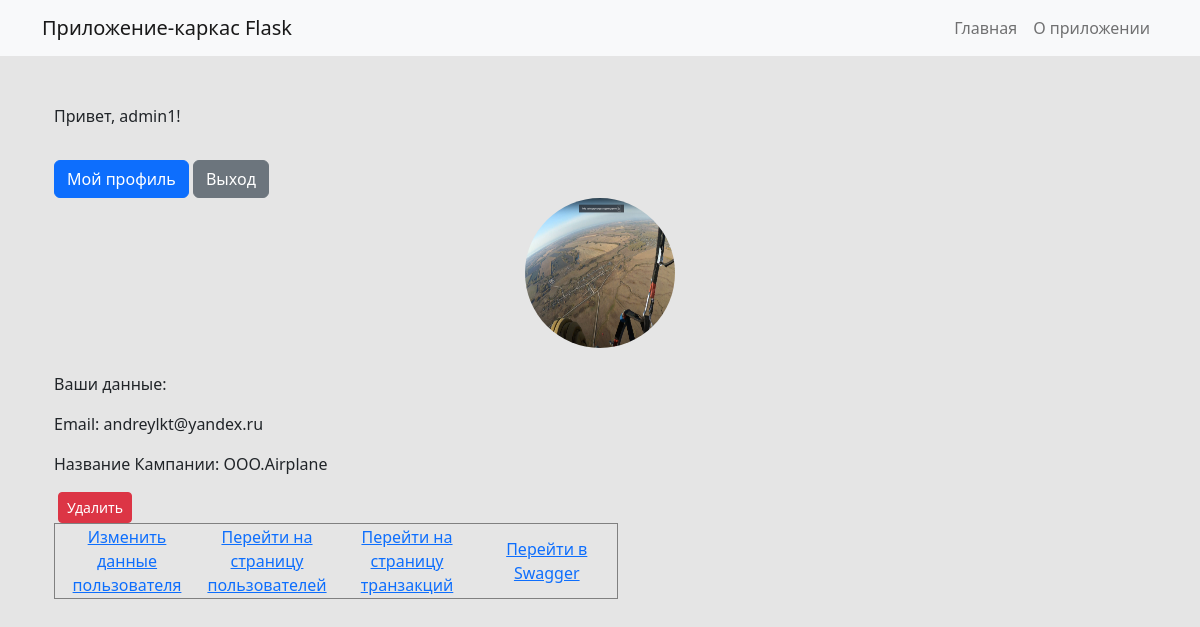
The page /profile (signed in) on the database its author committed.
### models.py (models this page shows, shortened)
class User(UserMixin, db.Model):
    id = db.Column(db.Integer, primary_key=True)
    name = db.Column(db.String(100), )
    username = db.Column(db.String(50), unique=True, nullable=False)
    password = db.Column(db.String(255), nullable=False)
    email = db.Column(db.String(120), unique=True, nullable=False)
    balance = db.Column(db.Integer)
    commission_rate = db.Column(db.Integer)
    URL_webhook = db.Column(db.String(100))

### app.py (the view)
@app.route('/profile')
def profile():
    if current_user.is_authenticated:
        return render_template('profile.html', user=current_user)
    else:
        return redirect(url_for('login'))

### app.py (called while the page is built)
@login_manager.user_loader
def load_user(user_id):
    return User.query.get(int(user_id))

### templates/profile.html (shortened to what this page needs)
{% extends 'base.html' %}
{% block content %}
<div class="container">
    {% if current_user.is_authenticated %}
    <p class="mt-5">Привет, {{ current_user.username }}!</p>
    <a href="{{ url_for('profile') }}" class="btn btn-primary mt-3">Мой профиль</a>
    <a href="{{ url_for('logout') }}" class="btn btn-secondary mt-3">Выход</a>
    <div>
        <div class="card-body">
            <div class="d-flex justify-content-center mb-4">
              <img src="{{ url_for('static', filename='images/default.jpg') }}" class="rounded-circle profile-photo" alt="Profile photo">
            </div>
            <p>Ваши данные:</p>
            <p>Email: {{ user.email }}</p>
            <p>Название Кампании: {{ user.name }}</p>
          </div>
    <table border=1 style="cellpadding: 25; cellspacing:25 ">
        <tr align=center>
            <td>
             <td width="140"><a href="{{ url_for('edit_user', id=user.id) }}" >Изменить данные пользователя</a></td>
            <form method="post" action="{{ url_for('delete_user', id=user.id) }}" style="display: inline">
                        <button type="submit" class="btn btn-sm btn-danger mx-1">Удалить</button>
                    </form>
            <td width="140"><a href="{{url_for ('users') }}">Перейти на страницу пользователей</a></td>
            <td width="140"><a href="{{url_for ('transactions') }}">Перейти на страницу транзакций</a></td>
            <td width="140"><a href="http://185.65.200.59:8000/swagger-ui">Перейти в Swagger</a></td>
        </tr>
    </table>
</div>
    {% endif %}
</div>
{% endblock %}

### static/custom.css (style rules this page uses)
body { background-color: #e5e5e5; }
.profile-photo { width: 150px; height: 150px; }

### rows shown on the page
User: username "admin1", email "andreylkt@yandex.ru", name "ООО.Airplane"
